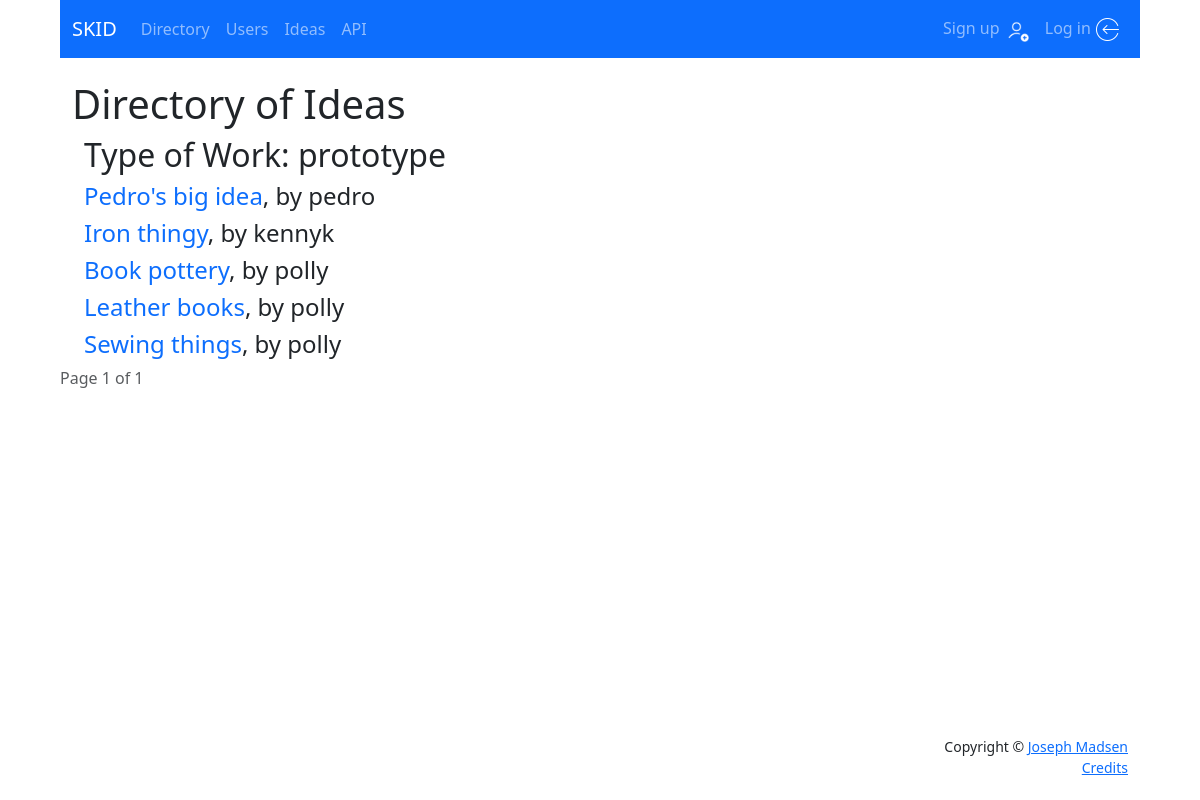
The page /directory/idea-worktype/1 on the database its author committed.
### users/models.py (models this page shows, shortened)
class WorkType(models.Model):
    work_type = models.CharField(max_length=100, unique=True)

class Idea(models.Model):
    author = models.ForeignKey(User, on_delete=models.CASCADE, null=True, related_name='ideas')
    title = models.CharField(max_length=140)
    slug = models.SlugField(max_length=140, default='', null=True, blank=True, unique=True)
    text = models.TextField()
    published = models.DateTimeField(auto_now_add=True)
    updated = models.DateTimeField(auto_now=True)
    skills = models.ManyToManyField(
        to=Skill,
        related_name='idea',
        blank=True,
        help_text='Type of skills needed for this Idea.')
    materials = models.ManyToManyField(
        to=Material,
        related_name='idea',
        blank=True,
        help_text='Type of materials needed for this Idea.')
    type_of_work = models.ManyToManyField(
        to=WorkType,
        related_name='idea',
        blank=True,
        help_text='How many do you need made? eg: one = prototype, many = production, etc.')
    IDEA_STATUS = (
        ('d', 'Draft'),
        ('p', 'Publish'),
    )
    status = models.CharField(
        max_length=1,
        choices=IDEA_STATUS,
        blank=True,
        default='d',
    )
    def get_absolute_url(self):
        return reverse('directory:idea_detail', kwargs={'slug': self.slug})

### directory/views.py (the view)
# urls.py: path('idea-worktype/<int:type_id>', views.list_idea_work_type, name='idea_work_type'),
def list_idea_work_type(request, type_id):
    try:
        type = get_object_or_404(WorkType, id=type_id)
        all_ideas = type.idea.all()
        paginator = Paginator(all_ideas, 5)
        page_number = request.GET.get('page')
        idea_list = paginator.get_page(page_number)
        context = {
            'type_name': type.work_type,
            'idea_list': idea_list
        }
        return render(request, 'directory/idea_list.html', context)
    except Exception as err:
        print("ERROR: ", str(err))
        context = {'error': str(err)}

### directory/templates/directory/idea_list.html (shortened to what this page needs)
{% extends 'base.html' %}
{% block content %}
<div class="container">
    <h1>Directory of Ideas</h1>
    {% if skill_name %}
    <div class="container">
        <h2>Skill: {{ skill_name }}</h2>
        {% for idea in idea_list %}
            <h4>
                <a href="{{ idea.get_absolute_url }}" style="text-decoration: none;">
                    {{ idea.title }}</a>, by {{ idea.author }}
            </h4>
        {% endfor %}
    </div>
    {% elif type_name %}
    <div class="container">
        <h2>Type of Work: {{ type_name }}</h2>
        {% for idea in idea_list %}
            <h4>
                <a href="{{ idea.get_absolute_url }}" style="text-decoration: none;">
                    {{ idea.title }}</a>, by {{ idea.author }}
            </h4>
        {% endfor %}
    </div>
    {% endif %}
</div>
<div class="pagination container">
    <span class="step-links">
        <span class="current text-muted">
            Page {{ idea_list.number }} of {{ idea_list.paginator.num_pages }}
        </span>
    </span>
  </div>
{% endblock content %}

### users/static/css/styles.css (style rules this page uses)
body { max-width: 1080px; margin: auto; }

### rows shown on the page
WorkType: work_type "prototype"
Idea: title "Pedro's big idea", author "pedro"
Idea: title "Iron thingy", author "kennyk"
Idea: title "Book pottery", author "polly"
Idea: title "Leather books", author "polly"
Idea: title "Sewing things", author "polly"

### other values the page prints
{{ idea_list.number }} "1"
{{ idea_list.paginator.num_pages }} "1"
